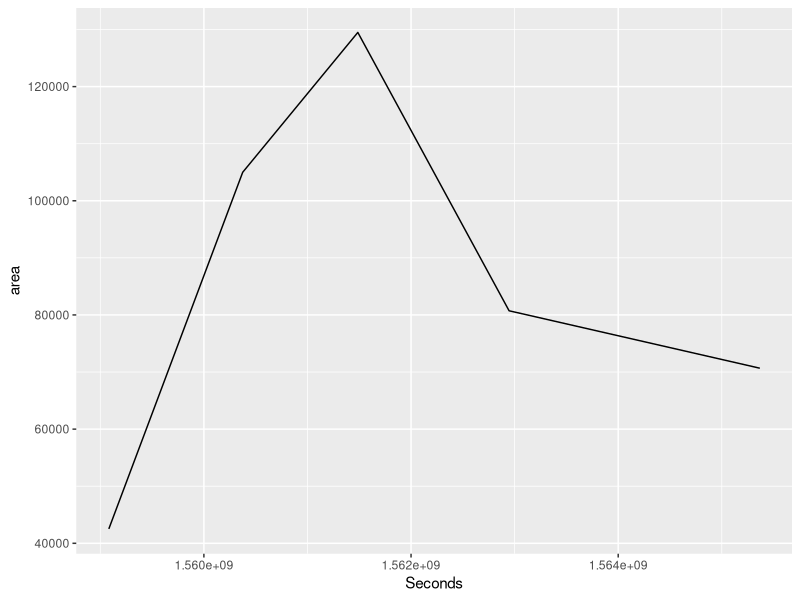
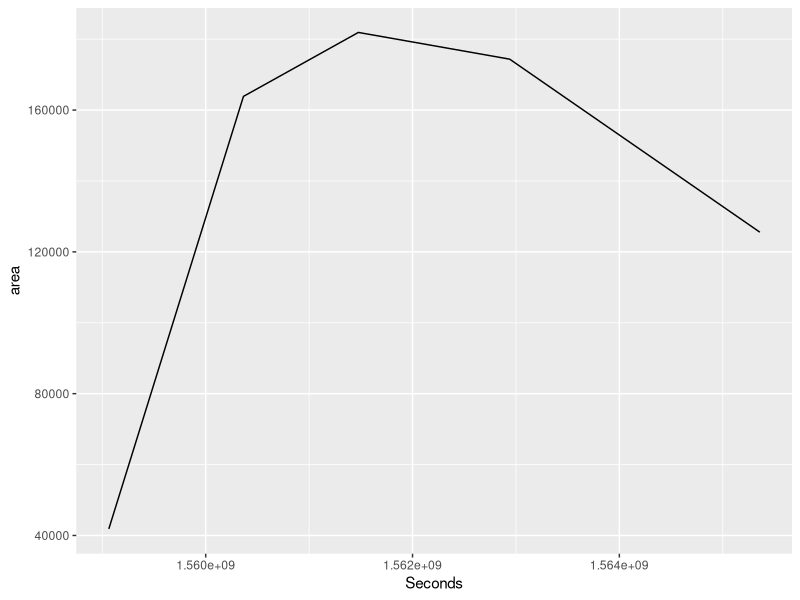
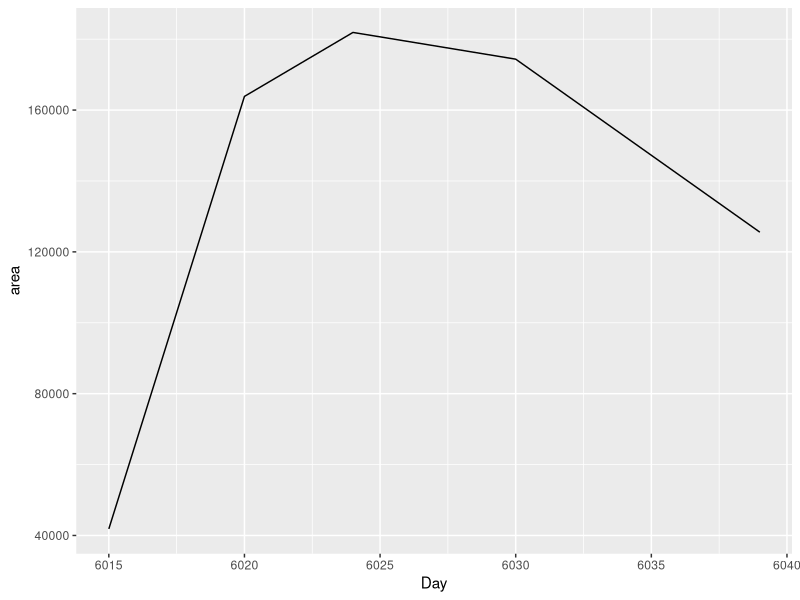
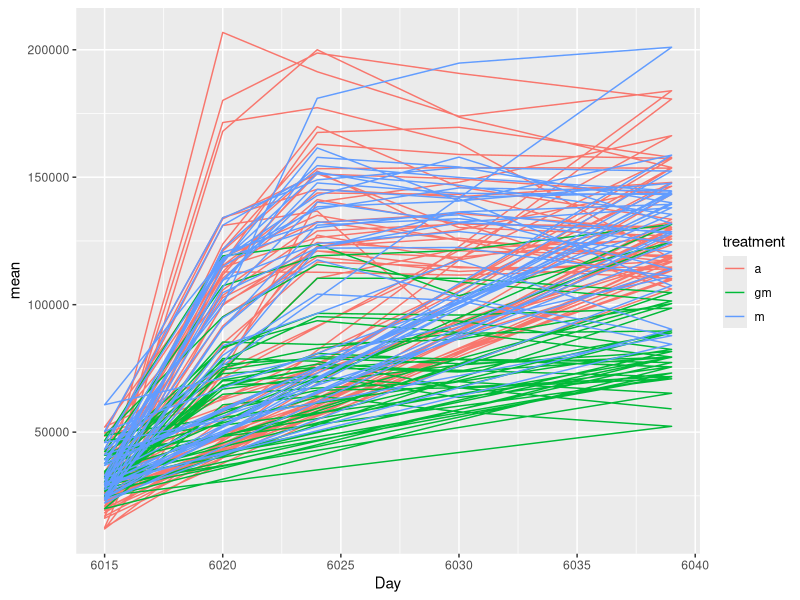
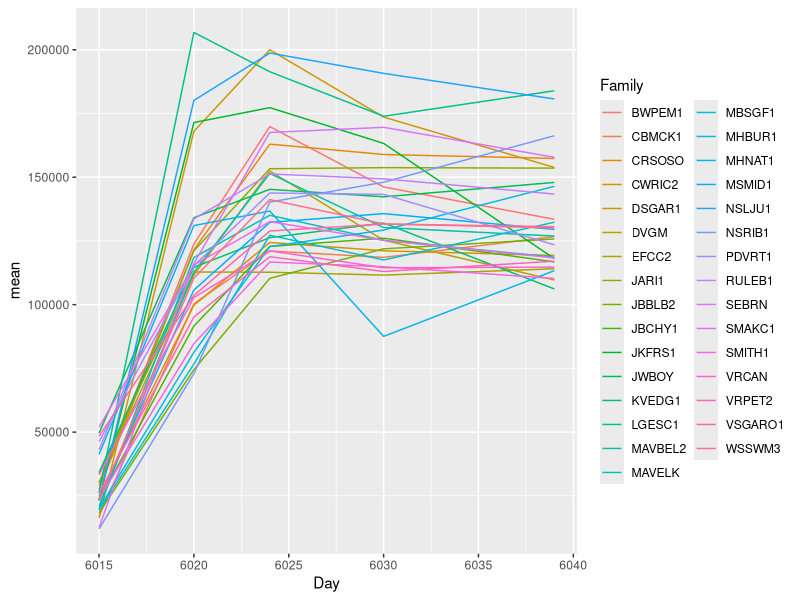
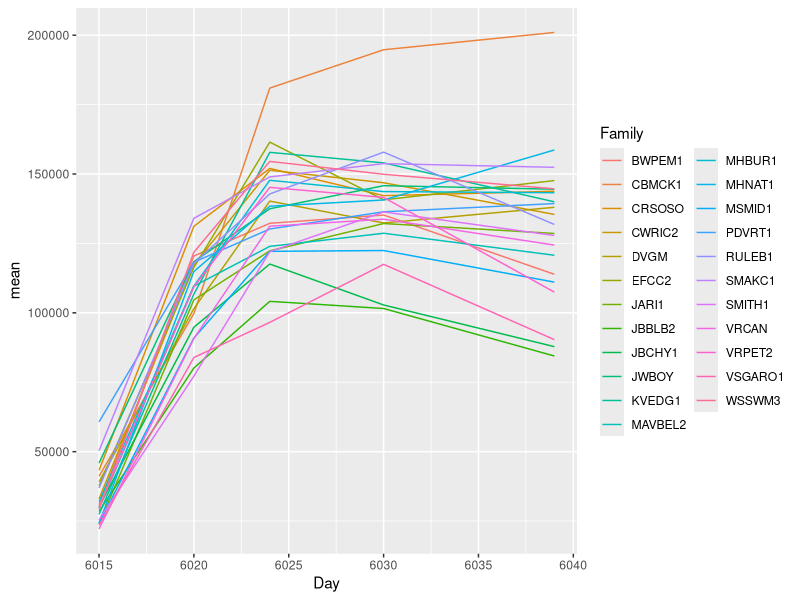
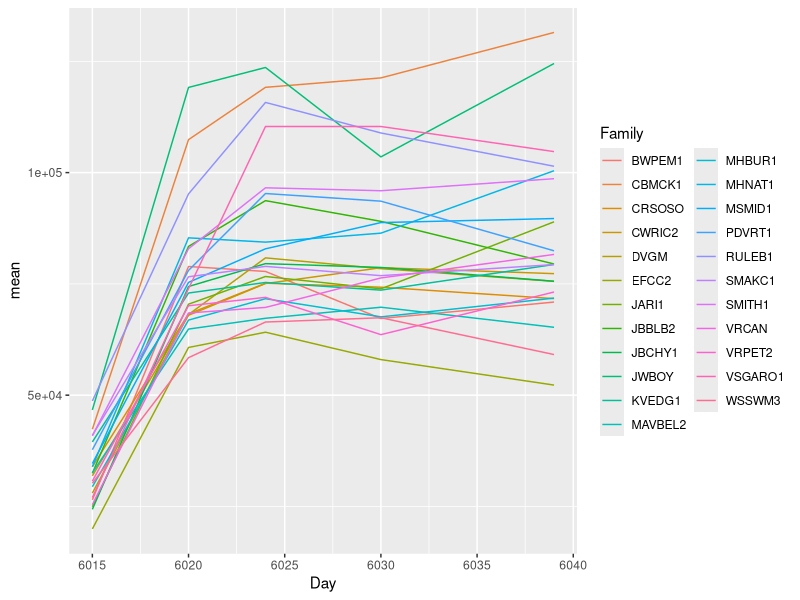
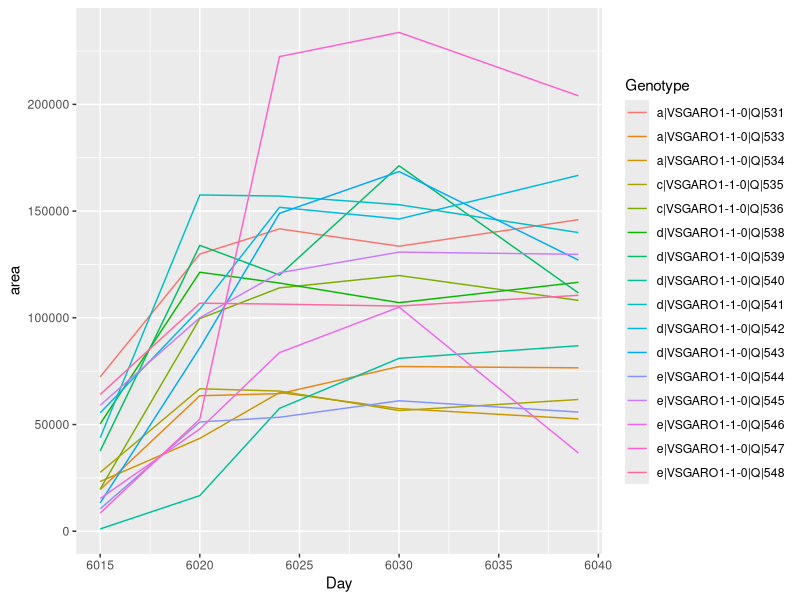

Reproduce these figures in R, in order.
## ---- chunk 1
#read in GH data
AllDat=read.csv("Data_Moities/Data_collection_GH.csv",stringsAsFactors = F)

#Fix column names
colnames(AllDat)[9:12]<-c("comp_number","maple_leaf_length_0","maple_height_0","maple_leaves_0")

#Removing first row (Which contains no data).
AllDat<-AllDat[2:length(AllDat$gh_bench),]

#Remove maple controls (for now) This is because the strsplit is mis identifying the maple controls for garlic mustard data. I will have to fix this later.
AllDat<-AllDat[!grepl("aple",AllDat$Tag,fixed = T),]

#TO FIX
#The tag "c|MSMID1-1-20|Q|381" was mislabled as "c|MSMID1-1-20|G381". This is fixed below.
AllDat$Tag[grep("G381",AllDat$Tag,fixed = T)]<-"c|MSMID1-1-20|Q|381"


## ---- chunk 2
library(dplyr)
library(ggplot2)

#GrowthRate Data
dat<-read.csv("Data_Moities/Growth_Rate_Data.txt")


#Assigning treatments to the genotypes. 
dat0.1<-left_join(dat,AllDat,by=c("Genotype"="Tag"))


#There are still some genotypes with missing treatment data:
dat0.1[is.na(dat0.1$treatment),]

#let us fix them Below:

#.... (DVGM|Q|117 was labeled with a "c" petridish in the growth rate data, but in the initial greenhouse data, it is labeled as a "b". The growth rate measurements will be greenhouse data will be taken to be correct.)
AllDat[grepl("DVGM-20|Q|117",AllDat$Tag,fixed = T),]
dat0.1[grepl("|117",dat0.1$Genotype,fixed = T),]
dat$Genotype[dat$Genotype=="c|DVGM-20|Q|117"]<-"b|DVGM-20|Q|117"

#...."e|JBCHY1-1-50|Q|?"Did not match, even though this genotype is in greenhouse data. What happened was the name is in the greenhouse data as  e|JBCHY1-1-50|? and in the growth rate data as both e|JBCHY1-1-50|Q|? and e|JBCHY1-1-50|?. I will change it to be e|JBCHY1-1-50|Q|? everywhere. 
AllDat[grepl("e|JBCHY1-1-50|",AllDat$Tag,fixed = T),]
dat0.1[grepl("e|JBCHY1-1-50|Q|?",dat0.1$Genotype,fixed = T),]
dat$Genotype[dat$Genotype=="e|JBCHY1-1-50|?"]<-"e|JBCHY1-1-50|Q|?"
AllDat$Tag[AllDat$Tag=="e|JBCHY1-1-50|?"]<-"e|JBCHY1-1-50|Q|?"

#....The greenhouse data recorded the genotype as c|VSGARO1-1-0|536, while the growth rate data recorded the genotype as c|VSGARO1-1-0|Q|536 or c|vSGARO1-1-0|Q|536. All will be changed to c|VSGARO1-1-0|Q|536. 
AllDat[grepl("c|VSGARO1-1-0|536",AllDat$Tag,fixed = T),]
dat0.1[grepl("c|vSGARO1-1-0|Q|536",dat0.1$Genotype,fixed = T),]
dat$Genotype[dat$Genotype=="c|vSGARO1-1-0|Q|536"]<-"c|VSGARO1-1-0|Q|536"
AllDat$Tag[AllDat$Tag=="c|VSGARO1-1-0|536"]<-"c|VSGARO1-1-0|Q|536"

#Lets see if that took care of all of the errors: 

#.....Assigning treatments to the genotypes. 
dat0.1<-left_join(dat,AllDat,by=c("Genotype"="Tag"))


#All genotypes have been taken care of (Assigned to a treatment):
dat0.1[is.na(dat0.1$treatment),]

#now lets reassign the cleaned data to prepare for the next chunck:
dat<-dat0.1
rm(dat0.1)

## ---- chunk 3

#Average top and bottom frame pixels. 
dat2<-dat %>% group_by(Genotype,Seconds,treatment) %>% summarize_at(vars(area),.funs = list(~sum(.)))

#Generating family column
prefamily<-gsub("*.\\|","",dat2$Genotype)
dat2$Family<-gsub("\\-.*","",prefamily)

#There are 86,400 seconds in a day. It took two days to get the data. 
#Rounding to calculate the day the photos were taken
dat2$Day<-round(dat2$Seconds/(86400*3),digits=0)

## ---- chunk 4
#Determine how many measurements there are per genotype.. and isolating those with more than 5 measurements. 
print("These are all of the genotypes with replicated images that need to be averaged")
dat2 %>% group_by(Genotype) %>% arrange(Seconds) %>% summarize(n=n()) %>% filter(n>5)

#This section will take the average of those errors. 
dat2<-dat2 %>% group_by(Genotype,Day) %>% summarize(Seconds=mean(Seconds),area=mean(area),Family=first(Family),treatment=first(treatment))

#Must omit those with less than 5 measurements, because there simply wont be enough data to get any meaningful measurements from these. 
dat2 %>% group_by(Genotype) %>% arrange(Seconds) %>% summarize(n=n()) %>% filter(n<5)
#a|WSSWM3-1-0|Q|554,b|EFCC2-4-80|Q|145,"b|RULEB1-20|N|423" are not so bad, I suspect others are not as well, but for now i need to remove these genotypes, as they can bias the mean growth rates below. 

#REMOVING THOSE WITHOUT COMPLETE 5 DAY OBSERVATIONS.. calling this dataframe dat2C for dat2 "clean".
dat2C<-dat2 %>% group_by(Genotype) %>% summarize(n=n()) %>% right_join(dat2) %>% filter(n==5)

## ---- chunk 5

#Wow. There does appear to be some growth reduction. 
ggplot(dat2[dat2$Genotype=="a|BWPEM1-9-0|Q|1",])+
  geom_path(aes(x=Seconds,y=area))


#I need a variable to categorize all of the seconds into the day that they were taken. So that I can get an average of each genotype at each measurement to get the average growth rate of a genotype. 



#Second Raw
ggplot(dat2[dat2$Genotype=="a|BWPEM1-9-0|Q|2",])+
  geom_path(aes(x=Seconds,y=area))

#Second Rounded Day
ggplot(dat2[dat2$Genotype=="a|BWPEM1-9-0|Q|2",])+
  geom_path(aes(x=Day,y=area))


#Further grouping family to take the average and standard deviation of the family values at each time point in each treatment, with the standard deviations. 
dat3<-dat2C %>% group_by(Family,Day,treatment) %>% summarize_at(vars(area),.fun=list(~mean(.),~sd(.)))


dat3<-dat3[!is.na(dat3$treatment),]

#Viewing growthrate by treatment
ggplot(dat3)+
  geom_path(aes(y=mean,x=Day,colour=treatment))

#Alone Treatment View
ggplot(dat3[dat3$treatment=="a",])+
  geom_path(aes(y=mean,x=Day,colour=Family))

#Maple Treatment View
ggplot(dat3[dat3$treatment=="m",])+
  geom_path(aes(y=mean,x=Day,colour=Family))

#Garlic Mustard Treatment View
ggplot(dat3[dat3$treatment=="gm",])+
  geom_path(aes(y=mean,x=Day,colour=Family))

gm<-dat3[dat3$treatment=="gm",] 

#VSGARO Has a very large ups and downs in growth rate average. going to check our individuals to see if I suspect an error. 
ggplot(dat2[dat2$Family=="VSGARO1",])+
  geom_path(aes(y=area,x=Day,colour=Genotype))

ggplot(dat2[dat2$Family=="BWPEM1",])+
  geom_path(aes(y=area,x=Day,colour=Genotype))

#On further look, there doesnt seem to be anything that bad with the genotype. 

## ---- chunk 6
#dat2 contains values for each individual. These will be used to calculate relative growth rates. 

#Relative growth rate = lnW2-lnW1/(t2-t1)

#Creating a long data frame to have each column represent a unique growth measurement 

first<-dat2C %>% group_by(Genotype) %>% arrange(Seconds) %>% summarize(Seconds = first(Seconds),area=first(area),treatment=first(treatment),Family=first(Family)) %>% rename(Seconds1="Seconds",area1="area")#This data frame has retained the treatment and family to be used in the analysis. 

second<-dat2C %>% group_by(Genotype) %>% arrange(Seconds) %>% summarize(Seconds = nth(Seconds,2),area=nth(area,2))  %>% rename(Seconds2="Seconds",area2="area")

third<-dat2C %>% group_by(Genotype) %>% arrange(Seconds) %>% summarize(Seconds = nth(Seconds,3),area=nth(area,3))  %>% rename(Seconds3="Seconds",area3="area")

fourth<-dat2C %>% group_by(Genotype) %>% arrange(Seconds) %>% summarize(Seconds = nth(Seconds,4),area=nth(area,4)) %>% rename(Seconds4="Seconds",area4="area")

fifth<-dat2C %>% group_by(Genotype) %>% arrange(Seconds) %>% summarize(Seconds = nth(Seconds,5),area=nth(area,5))  %>% rename(Seconds5="Seconds",area5="area")

#Merging these together into one dataframe (i love dplyr)
datLong<-first %>% left_join(second,by="Genotype") %>% left_join(third,by="Genotype")%>% left_join(fourth,by="Genotype")%>% left_join(fifth,by="Genotype")

#generating relative growth rate values (RGR)
attach(datLong)
datLong$RGR1<-(log(area2)-log(area1))/(Seconds2-Seconds1)
datLong$RGR2<-(log(area3)-log(area2))/(Seconds3-Seconds2)
datLong$RGR3<-(log(area4)-log(area3))/(Seconds4-Seconds3)
datLong$RGR4<-(log(area5)-log(area4))/(Seconds5-Seconds4)
detach(datLong)
## ---- chunk 7
ggplot(datLong)+
  geom_boxplot(aes(x=treatment,y=RGR1))
ggplot(datLong)+
  geom_boxplot(aes(x=treatment,y=RGR2))
ggplot(datLong)+
  geom_boxplot(aes(x=treatment,y=RGR3))
ggplot(datLong)+
  geom_boxplot(aes(x=treatment,y=RGR4))

datLong[datLong$RGR2==min(datLong$RGR2,na.rm = T),]
min(datLong$RGR1)


ggplot(dat2C[dat2C$Family=="DVGM",])+
  geom_path(aes(y=area,x=Day,colour=Genotype))


dat2C[dat2C$Genotype=="a|DVGM-20|Q|103",]
